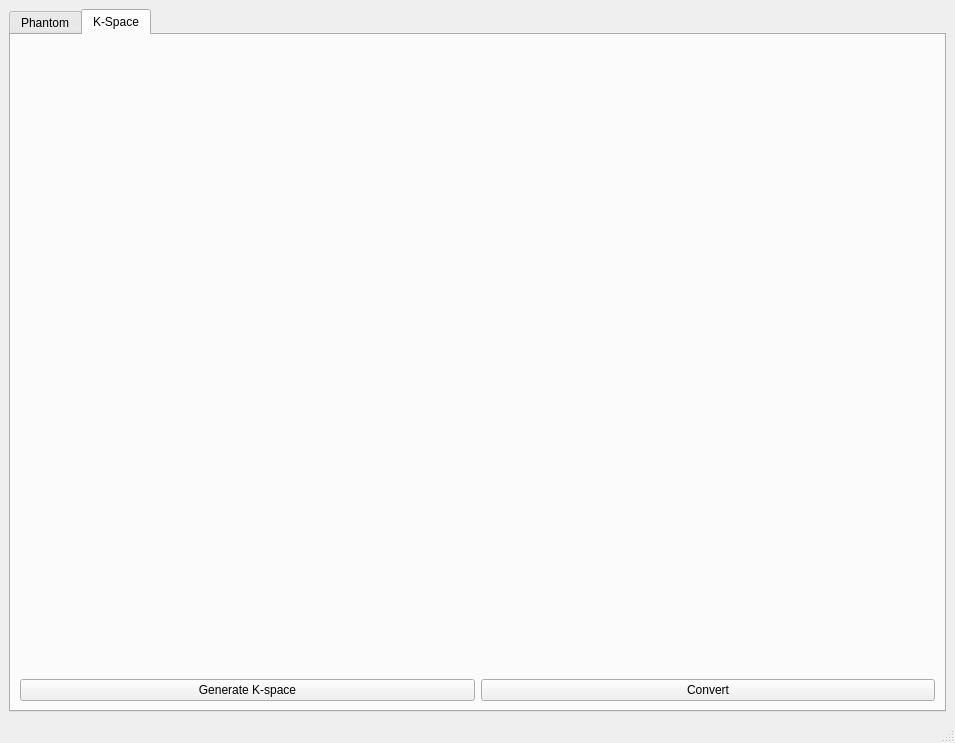
<?xml version="1.0" encoding="UTF-8"?>
<ui version="4.0">
 <class>MainWindow</class>
 <widget class="QMainWindow" name="MainWindow">
  <property name="geometry">
   <rect>
    <x>0</x>
    <y>0</y>
    <width>955</width>
    <height>743</height>
   </rect>
  </property>
  <property name="sizePolicy">
   <sizepolicy hsizetype="Preferred" vsizetype="Preferred">
    <horstretch>0</horstretch>
    <verstretch>0</verstretch>
   </sizepolicy>
  </property>
  <property name="minimumSize">
   <size>
    <width>128</width>
    <height>128</height>
   </size>
  </property>
  <property name="windowTitle">
   <string>MainWindow</string>
  </property>
  <widget class="QWidget" name="centralwidget">
   <layout class="QGridLayout" name="gridLayout">
    <item row="0" column="0">
     <widget class="QTabWidget" name="tabWidget">
      <property name="currentIndex">
       <number>1</number>
      </property>
      <widget class="QWidget" name="tab">
       <attribute name="title">
        <string>Phantom</string>
       </attribute>
       <layout class="QGridLayout" name="gridLayout_3">
        <item row="0" column="1">
         <layout class="QVBoxLayout" name="verticalLayout_3">
          <item>
           <widget class="QPushButton" name="browse_button">
            <property name="text">
             <string>Browse</string>
            </property>
           </widget>
          </item>
          <item>
           <widget class="QPushButton" name="pushButton_2">
            <property name="text">
             <string>Shepp-Logan Phantom</string>
            </property>
           </widget>
          </item>
         </layout>
        </item>
        <item row="1" column="1">
         <layout class="QVBoxLayout" name="verticalLayout">
          <item>
           <widget class="QGroupBox" name="groupBox">
            <property name="title">
             <string>Phantom Properties</string>
            </property>
            <property name="alignment">
             <set>Qt::AlignCenter</set>
            </property>
            <layout class="QGridLayout" name="gridLayout_4">
             <item row="0" column="0">
              <widget class="QLabel" name="label_3">
               <property name="text">
                <string>Displayed Property</string>
               </property>
              </widget>
             </item>
             <item row="0" column="1">
              <widget class="QComboBox" name="properties_comboBox">
               <item>
                <property name="text">
                 <string>T1</string>
                </property>
               </item>
               <item>
                <property name="text">
                 <string>T2</string>
                </property>
               </item>
               <item>
                <property name="text">
                 <string>Proton Density</string>
                </property>
               </item>
              </widget>
             </item>
             <item row="1" column="0">
              <widget class="QLabel" name="size_label">
               <property name="text">
                <string>Size</string>
               </property>
              </widget>
             </item>
             <item row="1" column="1">
              <widget class="QComboBox" name="comboBox">
               <item>
                <property name="text">
                 <string>Default</string>
                </property>
               </item>
               <item>
                <property name="text">
                 <string>32x32</string>
                </property>
               </item>
               <item>
                <property name="text">
                 <string>128x128</string>
                </property>
               </item>
               <item>
                <property name="text">
                 <string>256x256</string>
                </property>
               </item>
               <item>
                <property name="text">
                 <string>512x512</string>
                </property>
               </item>
              </widget>
             </item>
            </layout>
           </widget>
          </item>
          <item>
           <widget class="QGroupBox" name="groupBox_2">
            <property name="title">
             <string>RF Properties</string>
            </property>
            <property name="alignment">
             <set>Qt::AlignCenter</set>
            </property>
            <layout class="QGridLayout" name="gridLayout_2">
             <item row="0" column="0">
              <widget class="QLabel" name="label_4">
               <property name="text">
                <string>Time to Echo</string>
               </property>
              </widget>
             </item>
             <item row="0" column="1" rowspan="2">
              <widget class="QLineEdit" name="lineEdit_2">
               <property name="text">
                <string/>
               </property>
               <property name="alignment">
                <set>Qt::AlignCenter</set>
               </property>
               <property name="placeholderText">
                <string>milliseconds</string>
               </property>
              </widget>
             </item>
             <item row="1" column="0" rowspan="2">
              <widget class="QLabel" name="label_5">
               <property name="text">
                <string>Time to Repeat</string>
               </property>
              </widget>
             </item>
             <item row="2" column="1">
              <widget class="QLineEdit" name="lineEdit_3">
               <property name="alignment">
                <set>Qt::AlignCenter</set>
               </property>
               <property name="placeholderText">
                <string>milliseconds</string>
               </property>
              </widget>
             </item>
             <item row="3" column="0">
              <widget class="QLabel" name="label_6">
               <property name="text">
                <string>Flipping Angel</string>
               </property>
              </widget>
             </item>
             <item row="3" column="1">
              <widget class="QLineEdit" name="lineEdit_4">
               <property name="alignment">
                <set>Qt::AlignCenter</set>
               </property>
               <property name="placeholderText">
                <string>Degrees</string>
               </property>
              </widget>
             </item>
            </layout>
           </widget>
          </item>
         </layout>
        </item>
        <item row="2" column="1">
         <layout class="QVBoxLayout" name="verticalLayout_2">
          <item>
           <widget class="QSplitter" name="splitter_2">
            <property name="orientation">
             <enum>Qt::Horizontal</enum>
            </property>
            <widget class="QLabel" name="label_8">
             <property name="text">
              <string>T1 Plot</string>
             </property>
             <property name="alignment">
              <set>Qt::AlignLeading|Qt::AlignLeft|Qt::AlignVCenter</set>
             </property>
            </widget>
            <widget class="QLabel" name="label_9">
             <property name="text">
              <string/>
             </property>
             <property name="alignment">
              <set>Qt::AlignRight|Qt::AlignTrailing|Qt::AlignVCenter</set>
             </property>
            </widget>
           </widget>
          </item>
          <item>
           <widget class="QGraphicsView" name="graphicsView"/>
          </item>
          <item>
           <widget class="QSplitter" name="splitter_3">
            <property name="orientation">
             <enum>Qt::Horizontal</enum>
            </property>
            <widget class="QLabel" name="label_7">
             <property name="text">
              <string>T2 Plot</string>
             </property>
             <property name="alignment">
              <set>Qt::AlignLeading|Qt::AlignLeft|Qt::AlignVCenter</set>
             </property>
            </widget>
            <widget class="QLabel" name="label_10">
             <property name="text">
              <string/>
             </property>
             <property name="alignment">
              <set>Qt::AlignRight|Qt::AlignTrailing|Qt::AlignVCenter</set>
             </property>
            </widget>
           </widget>
          </item>
          <item>
           <widget class="QGraphicsView" name="graphicsView_2"/>
          </item>
         </layout>
        </item>
        <item row="0" column="0" rowspan="3">
         <layout class="QVBoxLayout" name="verticalLayout_4">
          <item>
           <widget class="QLineEdit" name="lineEdit"/>
          </item>
          <item>
           <widget class="QLabel" name="show_phantom_label">
            <property name="minimumSize">
             <size>
              <width>0</width>
              <height>0</height>
             </size>
            </property>
            <property name="frameShape">
             <enum>QFrame::NoFrame</enum>
            </property>
            <property name="frameShadow">
             <enum>QFrame::Plain</enum>
            </property>
            <property name="text">
             <string/>
            </property>
            <property name="scaledContents">
             <bool>true</bool>
            </property>
            <property name="alignment">
             <set>Qt::AlignCenter</set>
            </property>
           </widget>
          </item>
          <item>
           <widget class="QSplitter" name="splitter">
            <property name="orientation">
             <enum>Qt::Horizontal</enum>
            </property>
            <widget class="QLabel" name="label">
             <property name="maximumSize">
              <size>
               <width>16777215</width>
               <height>32</height>
              </size>
             </property>
             <property name="text">
              <string>Matrix Index</string>
             </property>
             <property name="alignment">
              <set>Qt::AlignLeading|Qt::AlignLeft|Qt::AlignVCenter</set>
             </property>
            </widget>
            <widget class="QLabel" name="label_2">
             <property name="maximumSize">
              <size>
               <width>16777215</width>
               <height>32</height>
              </size>
             </property>
             <property name="text">
              <string>Pixel Coordinates</string>
             </property>
             <property name="alignment">
              <set>Qt::AlignRight|Qt::AlignTrailing|Qt::AlignVCenter</set>
             </property>
            </widget>
           </widget>
          </item>
         </layout>
        </item>
       </layout>
      </widget>
      <widget class="QWidget" name="tab_2">
       <attribute name="title">
        <string>K-Space</string>
       </attribute>
       <layout class="QGridLayout" name="gridLayout_5">
        <item row="0" column="0" colspan="2">
         <layout class="QVBoxLayout" name="verticalLayout_5">
          <item>
           <spacer name="verticalSpacer">
            <property name="orientation">
             <enum>Qt::Vertical</enum>
            </property>
            <property name="sizeHint" stdset="0">
             <size>
              <width>20</width>
              <height>40</height>
             </size>
            </property>
           </spacer>
          </item>
          <item>
           <layout class="QHBoxLayout" name="horizontalLayout">
            <item>
             <spacer name="horizontalSpacer_2">
              <property name="orientation">
               <enum>Qt::Horizontal</enum>
              </property>
              <property name="sizeHint" stdset="0">
               <size>
                <width>40</width>
                <height>20</height>
               </size>
              </property>
             </spacer>
            </item>
            <item>
             <widget class="QLabel" name="kspace_label">
              <property name="text">
               <string/>
              </property>
              <property name="scaledContents">
               <bool>true</bool>
              </property>
             </widget>
            </item>
            <item>
             <spacer name="horizontalSpacer">
              <property name="orientation">
               <enum>Qt::Horizontal</enum>
              </property>
              <property name="sizeHint" stdset="0">
               <size>
                <width>663</width>
                <height>20</height>
               </size>
              </property>
             </spacer>
            </item>
            <item>
             <widget class="QLabel" name="inverseFourier_label">
              <property name="text">
               <string/>
              </property>
              <property name="scaledContents">
               <bool>true</bool>
              </property>
             </widget>
            </item>
            <item>
             <spacer name="horizontalSpacer_3">
              <property name="orientation">
               <enum>Qt::Horizontal</enum>
              </property>
              <property name="sizeHint" stdset="0">
               <size>
                <width>40</width>
                <height>20</height>
               </size>
              </property>
             </spacer>
            </item>
           </layout>
          </item>
          <item>
           <spacer name="verticalSpacer_2">
            <property name="orientation">
             <enum>Qt::Vertical</enum>
            </property>
            <property name="sizeHint" stdset="0">
             <size>
              <width>20</width>
              <height>40</height>
             </size>
            </property>
           </spacer>
          </item>
         </layout>
        </item>
        <item row="1" column="0">
         <widget class="QPushButton" name="generate_button">
          <property name="text">
           <string>Generate K-space</string>
          </property>
         </widget>
        </item>
        <item row="1" column="1">
         <widget class="QPushButton" name="convert_button">
          <property name="text">
           <string>Convert</string>
          </property>
         </widget>
        </item>
       </layout>
      </widget>
     </widget>
    </item>
   </layout>
  </widget>
  <widget class="QMenuBar" name="menubar">
   <property name="geometry">
    <rect>
     <x>0</x>
     <y>0</y>
     <width>955</width>
     <height>22</height>
    </rect>
   </property>
  </widget>
  <widget class="QStatusBar" name="statusbar"/>
 </widget>
 <resources/>
 <connections/>
</ui>
